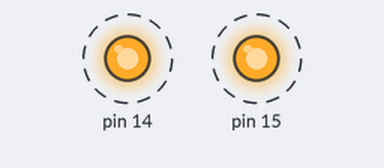
The sketch below on a simulated Arduino Uno, built with avr-gcc and run on an emulated ATmega328P. Parts: output pins drawn as LEDs (lit = HIGH). Dashed ring = blinking.

Above: at 0.2 s.
Timing chart, 0 to 3.0 s (numbered marks = the images above):
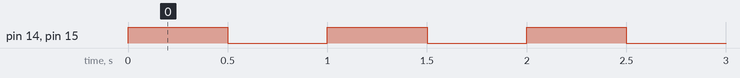

The sketch:

ToggleLEDWithPCI.ino
```cpp
//Connect LED to A0

#define PINC 0x26
#define DDRC 0x27
#define PORTC 0x28
#define PCICR 0x68
#define PCMASK1 0x6C

void setup() {
  *(uint8_t*) DDRC = (uint8_t) 0b11;
  *(uint8_t*) PORTC = (uint8_t) 0b00;
  *(uint8_t*) PCICR = (uint8_t) 0b10;
  *(uint8_t*) PCMASK1 = (uint8_t) 0b10;
}

void loop() {
  *(uint8_t*) PINC |= (uint8_t) 0b10;
  delay(500);
}

ISR(PCINT1_vect) {
  bool pressed = (*(uint8_t*) PORTC) && 0b10;
  if (pressed) {
    *(uint8_t*) PINC = (uint8_t) 0b1;
  }
}
```

Measured:
- by itself, pin 14, pin 15: alternates HIGH for 0.50 s and LOW for 0.50 s
